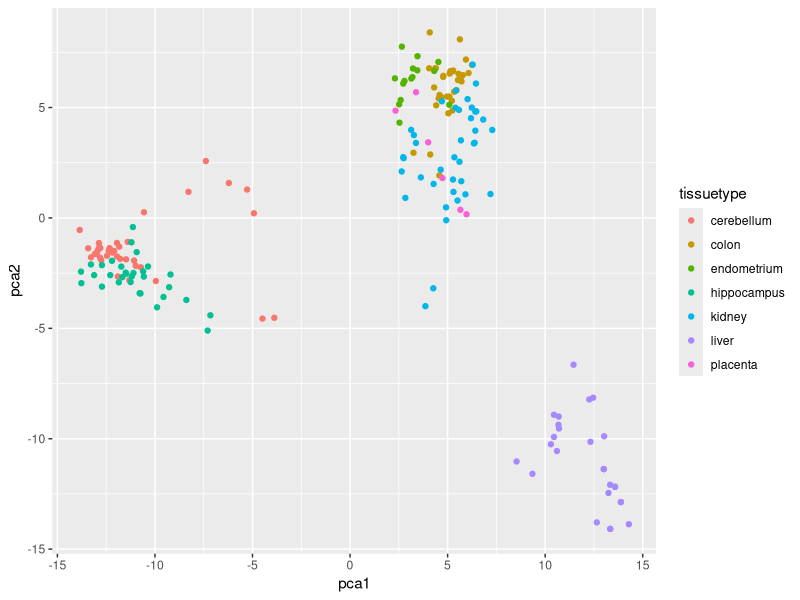
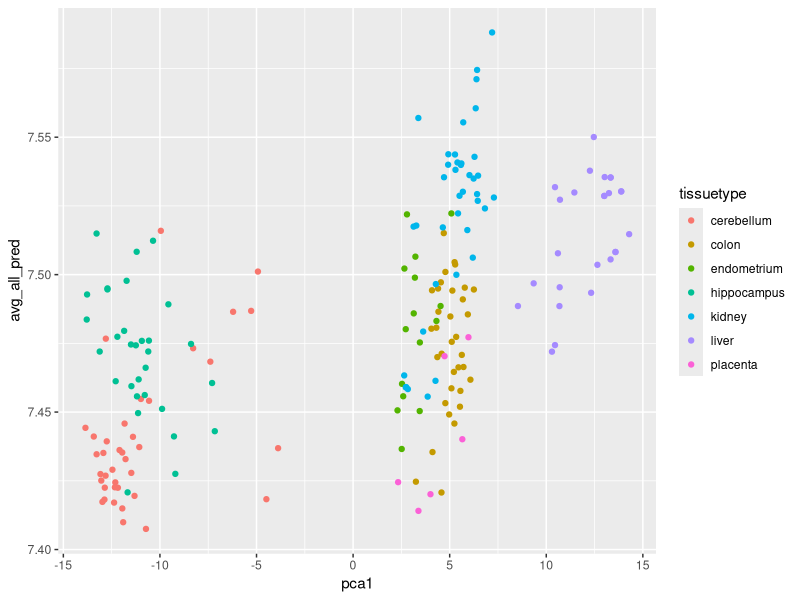
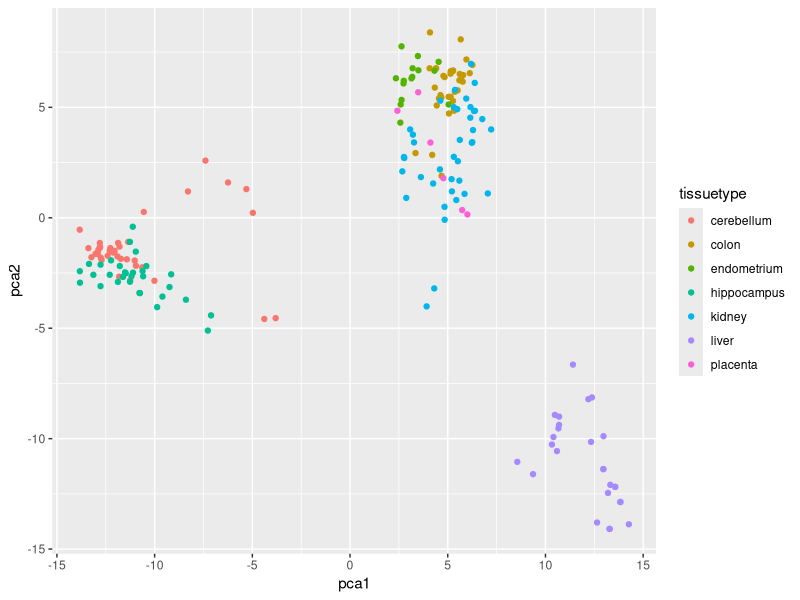
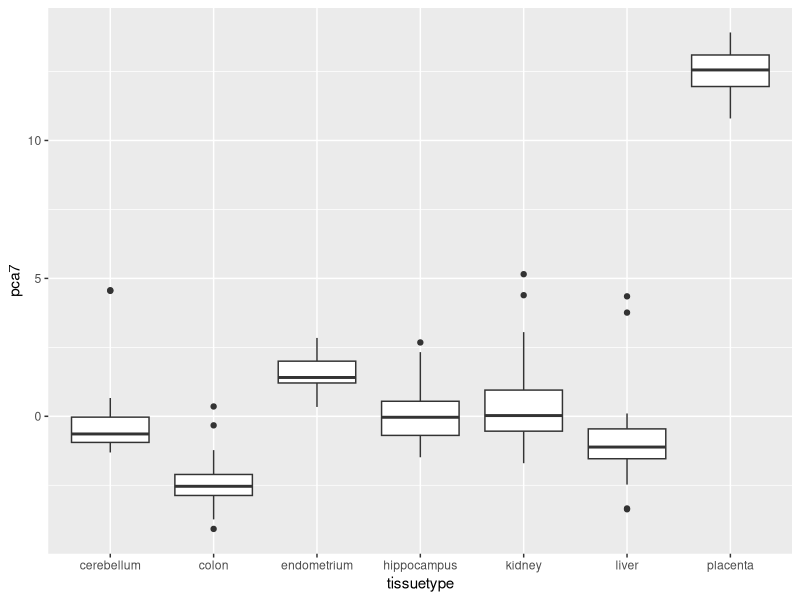

Reproduce these figures in R, in order.
library(dslabs)
library(dplyr)
library(tidyverse)
library(dslabs)

data("tissue_gene_expression")
dim(tissue_gene_expression$x)
#running principal component anaysis
pca<-prcomp(tissue_gene_expression$x)

#coverting into a dataframe
df1<-data.frame(pca$x[,1],pca$x[,2])
c<-c('pca1','pca2')
colnames(df1)<-c

#binding tissue type as acolumn
df1<-cbind(tissuetype=tissue_gene_expression$y,df1)
rownames(df1) <- 1:nrow(df1)
df1

#making a plot to see the cluster types between tissue
df1%>%ggplot(aes(pca1,pca2,color=tissuetype))+
  geom_point()

#to understand primary pcas contain most of the predictor value, we will now compare average of all predictors with primary pca

avg_all_predictors<-rowMeans(tissue_gene_expression$x)

df1<-cbind(df1,avg_all_pred=avg_all_predictors)
df1%>%ggplot(aes(pca1,avg_all_pred,color=tissuetype))+
  geom_point()

cor(df1$pca1,df1$avg_all_pred)

#redoing the same analysis but now after removing the center from the dataset
x <- with(tissue_gene_expression, sweep(x, 1, rowMeans(x)))
pca<-prcomp(x)

df1<-data.frame(pca$x[,1],pca$x[,2])
c<-c('pca1','pca2')
colnames(df1)<-c
df1<-cbind(tissuetype=tissue_gene_expression$y,df1)
rownames(df1) <- 1:nrow(df1)
df1
df1%>%ggplot(aes(pca1,pca2,color=tissuetype))+
  geom_point()

#making boxplot for first 10 pcs
pca<-prcomp(x)
df2<-data.frame(pca$x[,1],pca$x[,2],pca$x[,3],pca$x[,4],pca$x[,5],pca$x[,6],pca$x[,7],pca$x[,8],pca$x[,9],pca$x[,10])
c<-c('pca1','pca2','pca3','pca4','pca5','pca6','pca7','pca8','pca9','pca10')
colnames(df2)<-c
df2<-cbind(tissuetype=tissue_gene_expression$y,df2)
rownames(df2) <- 1:nrow(df2)
df2
#there is a question to see the max median difference in tissue types of pca7
df2%>%ggplot(aes(tissuetype,pca7))+
  geom_boxplot()
#summary shows, we need only first 3 pcas to attain a cumulative proportion of >50 of entire data

summary(pca)  
  
